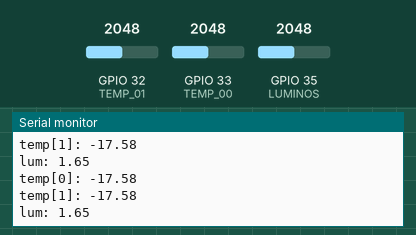
A program run on a simulated ESP32. Parts: the last lines printed to the serial monitor. The test bench sets the inputs (shaded band); at power-on: GPIO 32 (TEMP_01) = 2048, GPIO 33 (TEMP_00) = 2048, GPIO 35 (LUMINOS) = 2048. WiFi joins after 1.5 s; servers stay silent unless stated.

Above: at 3.2 s.
3.3 s: GPIO 32 (TEMP_01) set to 4095
At 3.49 s:
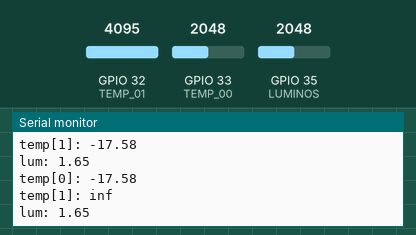
5.0 s: GPIO 33 (TEMP_00) set to 2866
At 5.15 s:
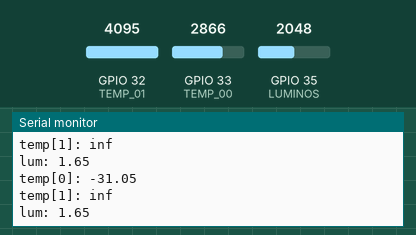
6.5 s: GPIO 35 (LUMINOS) set to 2866
At 6.65 s:
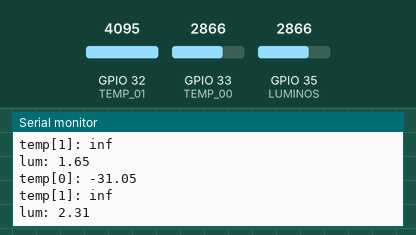
8.0 s: GPIO 32 (TEMP_01) set to 3603
At 8.16 s:
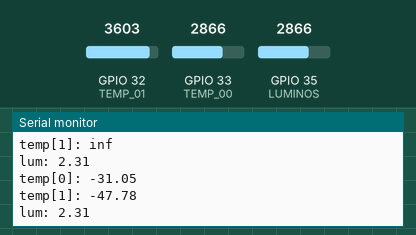
9.5 s: GPIO 33 (TEMP_00) set to 3603
At 9.67 s:
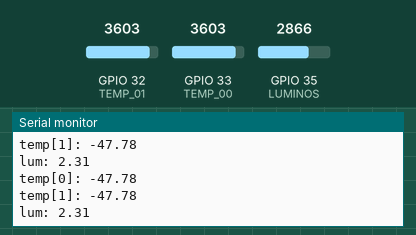
11.0 s: GPIO 35 (LUMINOS) set to 3603
At 11.17 s:
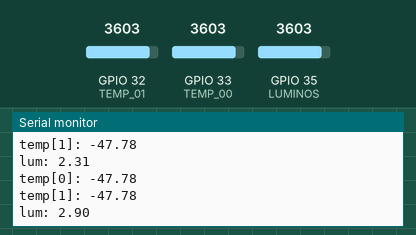
Timing chart, 0 to 13.5 s (numbered marks = the images above; inputs shaded):
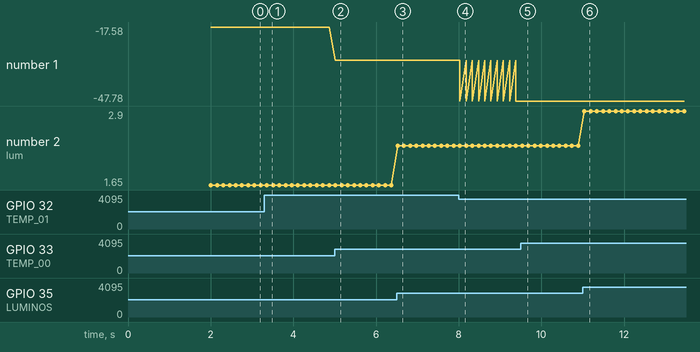

The program:

main.cpp
```cpp
/*---------------------------------------------------------------------------*\

    E ngineering | Bosch ETS: Engineering Technical School
    T echnical   | IIoT Training: Industrial Internet of Things
    S chool      | Powertrain Solutions @ Bosch Brazil

\*---------------------------------------------------------------------------*/

/*--- Includes ---*/
#include "ReadNTC10K.h"
#include <Arduino.h>
#include <FirebaseESP32.h>
#include <WiFi.h>

/*--- Hardware mapping ---*/
#define TEMP_00 33
#define TEMP_01 32
#define LUMINOS 35

/*--- Constants ---*/
#define VCC 3.3
#define ADC_MAX 4096
#define NTC_R1 100000

#define WIFI_SSID "belisarius"
#define WIFI_PASSWORD "senhasenha"

#define FIREBASE_HOST "https://iiot-test-ac322-default-rtdb.firebaseio.com/"
#define FIREBASE_AUTH "FTForHPlEfGrBHp7urRMRge0H7YKQWtdSdldFaXY"

/*--- Variables ---*/
float temp[] = { 0, 0 };
float lum = 0;
FirebaseData firebaseData;
FirebaseJson json;

/*--- Functions ---*/
void connectWifi()
{
    while (WiFi.status() != WL_CONNECTED)
    {
        Serial.print("Connecting");
        Serial.print(".");
        delay(1000);
    }

    Serial.print("Connected with IP: ");
    Serial.println(WiFi.localIP());
}

float getAnalogVoltage(uint8_t pin, float vcc, int adcMaxValue)
{
    float inputValue = analogRead(pin);
    float voltage = vcc * inputValue / (adcMaxValue - 1);
    return voltage;
}

/*--- Setup ---*/
void setup()
{
    // Hardware mapping
    pinMode(TEMP_00, INPUT);
    pinMode(TEMP_01, INPUT);
    pinMode(LUMINOS, INPUT);

    // Serial communication with terminal
    Serial.begin(115200);

    // WiFi settings
    WiFi.begin(WIFI_SSID, WIFI_PASSWORD);
    connectWifi();

    // RTDB settings
    Firebase.begin(FIREBASE_HOST, FIREBASE_AUTH);
    Firebase.reconnectWiFi(true);
    Firebase.setReadTimeout(firebaseData, 1000 * 60);
    Firebase.setwriteSizeLimit(firebaseData, "tiny");
}

/*--- Loop ---*/
void loop()
{
    temp[0] = readNTC10K(TEMP_00, VCC, NTC_R1, ADC_MAX);
    temp[1] = readNTC10K(TEMP_01, VCC, NTC_R1, ADC_MAX);
    lum = getAnalogVoltage(LUMINOS, VCC, ADC_MAX);

    Serial.print("temp[0]: ");
    Serial.println(temp[0]);
    Serial.print("temp[1]: ");
    Serial.println(temp[1]);
    Serial.print("lum: ");
    Serial.println(lum);
    Serial.println();

    json.set("/temperature/temp_sensor_00", temp[0]);
    json.set("/temperature/temp_sensor_01", temp[1]);
    json.set("/luminosity", lum);
    Firebase.updateNode(firebaseData, "/iiot-test/subsys_00", json);

    // delay(1000);
}
```

ReadNTC10K.h
```cpp
#include <Arduino.h>

// THERMISTOR NTC_10K;
float NTC_10K_temp[] = {-55, -50, -45, -40, -35,
                        -30, -25, -20, -15, -10,
                         -5,   0,   5,  10,  15,
                         20,  25,  30,  35,  40,
                         45,  50,  55,  60,  65,
                         70,  75,  80,  85,  90,
                         95, 100, 105, 110, 115,
                        120, 125};

float NTC_10K_res[] = {1214600, 844390, 592430, 419380, 299480,
                        215670, 156410, 114660,  84510,  62927,
                         47077,  35563,  27119,  20860,  16204,
                         12683,  10000,   7942,   6327,   5074,
                          4103,   3336,   2724,   2237,   1846,
                          1530,   1275,   1068,  899.3,  760.7,
                         645.2,  549.4,  470.0,  403.6,  347.4,
                         300.1,  260.1};

// Interpolation scheme
// Linear interpolation
// Assumes x is sorted in descending order
float interp(float x[], float y[], uint16_t size, float t)
{
    uint16_t index = size - 1;
    for (uint16_t i = 1; i < size; i++)
    {
        if (t > x[i])
        {
            index = i;
            break;
        }
    }

    return y[index] + ((y[index] - y[index - 1]) / (x[index] - x[index - 1])) * (t - x[index]);
}

// readNTC10K
float readNTC10K(uint8_t pin, float vcc, float r1, int adcMaxValue)
{
    uint16_t inputValue = analogRead(pin);
    float voltage = vcc * inputValue / (adcMaxValue - 1);
    float resistence = r1 * voltage / (vcc - voltage);
    float temperature = interp(NTC_10K_res, NTC_10K_temp, 37, resistence);

    return temperature;
}
```

Measured:
- after the input at 3.3 s, the serial monitor: prints a new line after 0.06 s (image 1)
- after the input at 5.0 s, the serial monitor: prints a new line at once (image 2)
- after the input at 6.5 s, the serial monitor: prints a new line at once (image 3)
- after the input at 8.0 s, the serial monitor: prints a new line at once (image 4)
- after the input at 9.5 s, the serial monitor: prints a new line at once (image 5)
- after the input at 11.0 s, the serial monitor: prints a new line at once (image 6)
- plotted number 1: -17.58 → -31.05 after the input at 5.0 s, -31.05 → -47.78 after the input at 8.0 s
- plotted number 2: 1.65 → 2.31 after the input at 6.5 s, 2.31 → 2.9 after the input at 11.0 s
